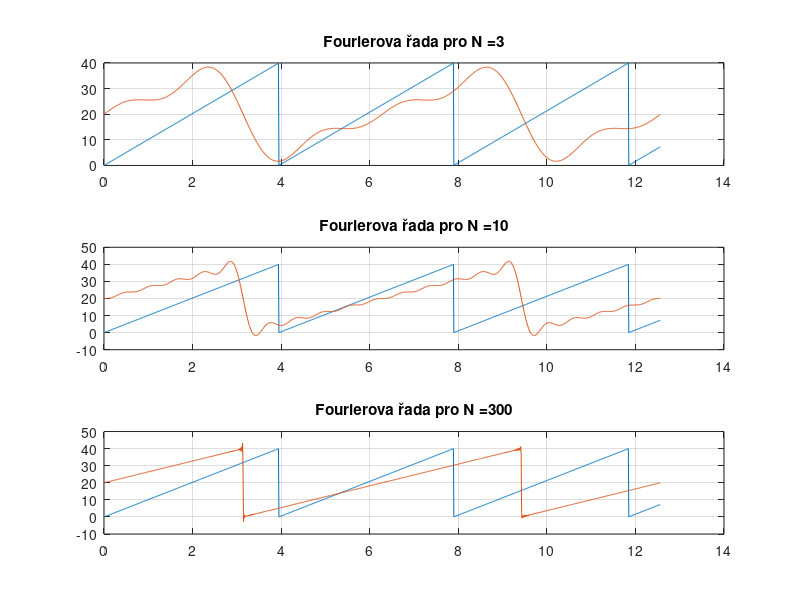

Write MATLAB code to recreate this figure.
%close all;
clear all;
%%%%%%%%%%%%%%%%%%%%%%%%%%%%%%%%%%%%%%%%%%%%%%%%%%%%%%%%%%%%%%
%CONSTS
f_sample = 100; %hz
f_signal = 1/10;
t = 0:1/f_sample:(4*pi);

Amp = 20;
DC = 20;

w0 = 1;

N3 = 3;
N10 = 10;
N30 = 300;
%%%%%%%%%%%%%%%%%%%%%%%%%%%%%%%%%%%%%%%%%%%%%%%%%%%%%%%%%%%%%%
%SIGNAL
y = DC+Amp*sawtooth((1/(2*f_signal*pi))*t);
%%%%%%%%%%%%%%%%%%%%%%%%%%%%%%%%%%%%%%%%%%%%%%%%%%%%%%%%%%%%%%
a=2*Amp/pi;
y_f = Amp;

function y_f = fouri(N,y_f,a,t,w0)
  for i=1:N
    y_f=y_f+a*((-1)^(i-1))*(1/i)*sin(i*w0*t); %((-1)^(i-1) mi vzdycky otaci sinus a cosinus
  end
end

subplot(3,1,1);
plot(t,y);
hold on;
plot(t,fouri(N3,y_f,a,t,w0));
title(strcat('Fourierova řada pro N = ',' ',num2str(N3)));
grid on;

subplot(3,1,2);
plot(t,y);
hold on;
plot(t,fouri(N10,y_f,a,t,w0));
title(strcat('Fourierova řada pro N = ',' ',num2str(N10)));
grid on;

subplot(3,1,3);
plot(t,y);
hold on;
plot(t,fouri(N30,y_f,a,t,w0));
title(strcat('Fourierova řada pro N = ',' ',num2str(N30)));
grid on;
